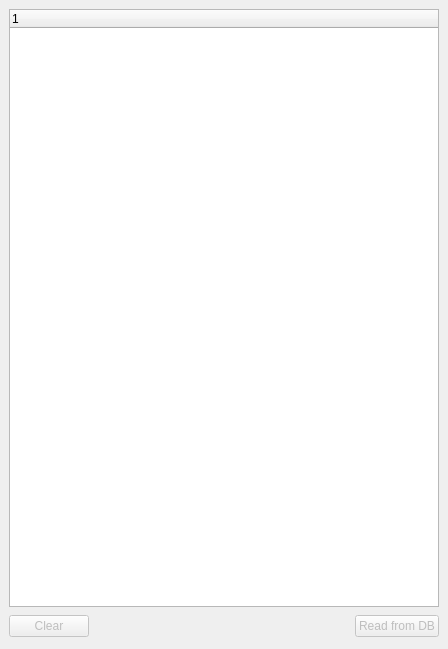
<ui version="4.0" >
 <author></author>
 <comment></comment>
 <exportmacro></exportmacro>
 <class>OriginListView</class>
 <widget class="QWidget" name="OriginListView" >
  <property name="geometry" >
   <rect>
    <x>0</x>
    <y>0</y>
    <width>448</width>
    <height>649</height>
   </rect>
  </property>
  <property name="windowTitle" >
   <string>OriginList</string>
  </property>
  <layout class="QVBoxLayout" >
   <property name="margin" >
    <number>9</number>
   </property>
   <property name="spacing" >
    <number>6</number>
   </property>
   <item>
    <widget class="QTreeWidget" name="treeWidget" />
   </item>
   <item>
    <layout class="QHBoxLayout" >
     <property name="margin" >
      <number>0</number>
     </property>
     <property name="spacing" >
      <number>6</number>
     </property>
     <item>
      <widget class="QPushButton" name="btnClear" >
       <property name="enabled" >
        <bool>false</bool>
       </property>
       <property name="text" >
        <string>Clear</string>
       </property>
      </widget>
     </item>
     <item>
      <spacer>
       <property name="orientation" >
        <enum>Qt::Horizontal</enum>
       </property>
       <property name="sizeHint" >
        <size>
         <width>201</width>
         <height>27</height>
        </size>
       </property>
      </spacer>
     </item>
     <item>
      <widget class="QPushButton" name="btnDbRead" >
       <property name="enabled" >
        <bool>false</bool>
       </property>
       <property name="text" >
        <string>Read from DB</string>
       </property>
      </widget>
     </item>
    </layout>
   </item>
  </layout>
 </widget>
 <pixmapfunction></pixmapfunction>
 <resources/>
 <connections/>
</ui>
